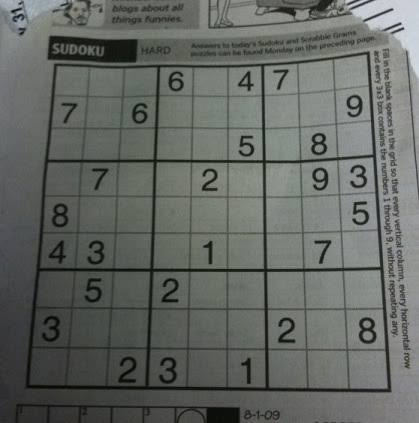
#> input picture sudoku.png, 419 x 423 px, found by its file name
$ python prac_0321.py
#> lines starting #> are read from the running program, lines starting #| are printed output that depends on the picture; after the words box and inside, x2 and y2 are one past the last pixel; in counts of white or black regions, pixels touching at a corner belong together
import cv2 as cv
import numpy as np
from matplotlib import pyplot as plt

img_bgr = cv.imread('prac_0316/sudoku.png')
#> img_bgr is the input picture: shape (423, 419, 3); mean B, G, R 99.1, 103.3, 99.8
img_rgb = cv.cvtColor(img_bgr, cv.COLOR_BGR2RGB)
img_gray = cv.imread('prac_0316/sudoku.png', cv.IMREAD_GRAYSCALE)
#> img_gray: shape (423, 419); min 0, max 218, mean 101.8

hist_r = cv.calcHist([img_bgr], [2], None, [256], [0, 255])
#> hist_r = 256 values, max 2393 at index 100, min 0 at index 0, mean 692.3
hist_g = cv.calcHist([img_bgr], [1], None, [256], [0, 255])
#> hist_g = 256 values, max 2260 at index 108, min 0 at index 0, mean 692.3
hist_b = cv.calcHist([img_bgr], [0], None, [256], [0, 255])
#> hist_b = 256 values, max 2449 at index 96, min 0 at index 226, mean 692.3
hist_gray = cv.calcHist([img_gray], [0], None, [256], [0, 255])
#> hist_gray = 256 values, max 3749 at index 99, min 0 at index 1, mean 692.3

ret_otsu, thresh1 = cv.threshold(img_gray, 0, 255, cv.THRESH_BINARY)
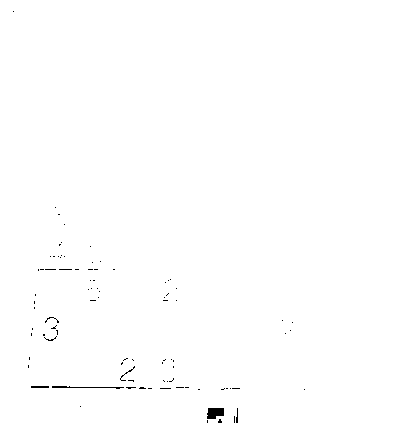
#> thresh1: shape (423, 419); 99.6% white; 88 black regions (82 under 20 px), largest, box (x1, y1, x2, y2) and area: (207, 408, 224, 419) 157, (52, 386, 124, 389) 92, (31, 386, 49, 388) 36, (120, 366, 135, 381) 29, (45, 317, 59, 323) 21, (236, 408, 238, 423) 21

plt.subplot(1,3,1)
plt.imshow(img_gray, cmap='gray')
plt.subplot(1,3,2)
plt.plot(hist_gray, color='gray')
plt.subplot(1,3,3)
plt.imshow(thresh1, cmap='gray')
plt.show()
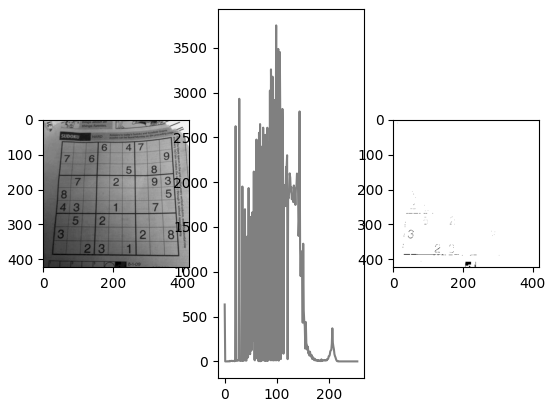
#> figure drawn by matplotlib, 3 panels; panel 2: curve peaks at x = 99, y = 3749

img = cv.imread('prac_0316/sudoku.png',0)
img = cv.medianBlur(img,5)  #주변 픽셀값에 의한 보정, noise 줄어드는 효과 (interpolation)
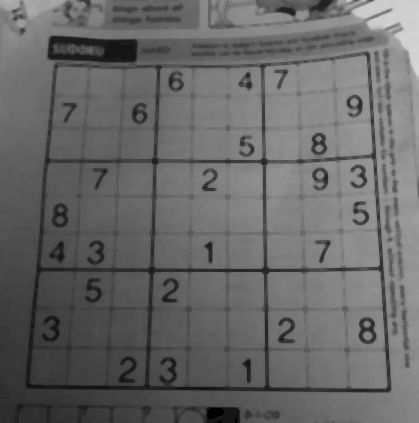
#> img: shape (423, 419); min 0, max 214, mean 103.5
ret,th1 = cv.threshold(img,127,255,cv.THRESH_BINARY)
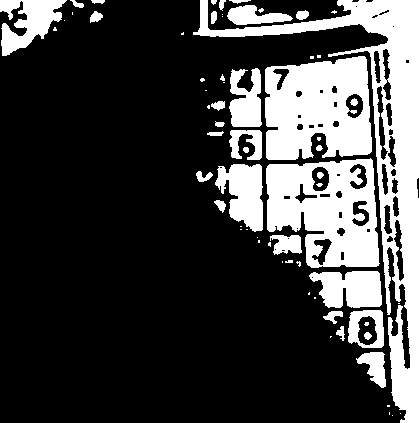
#> th1: shape (423, 419); 25.6% white; 67 white regions (33 under 20 px), largest, box (x1, y1, x2, y2) and area: (193, 0, 419, 423) 15552, (265, 56, 372, 160) 8865, (266, 158, 380, 268) 8532
th2 = cv.adaptiveThreshold(img,255,cv.ADAPTIVE_THRESH_MEAN_C,\
            cv.THRESH_BINARY,11,2)  # 11은 11x11 pixel, 2는 보정을 위해서 뺌...?
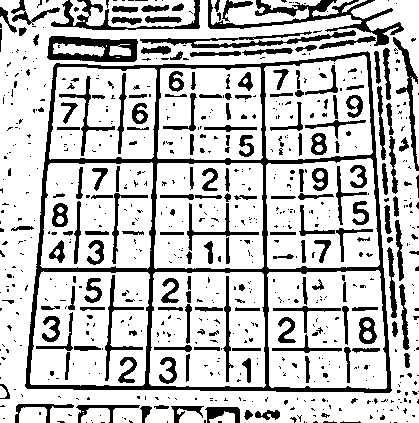
#> th2: shape (423, 419); 76.5% white; 718 black regions (528 under 20 px), largest, box (x1, y1, x2, y2) and area: (25, 51, 392, 393) 10266, (208, 0, 404, 46) 2019, (47, 36, 138, 62) 1376
th3 = cv.adaptiveThreshold(img,255,cv.ADAPTIVE_THRESH_GAUSSIAN_C,\
            cv.THRESH_BINARY,11,2)
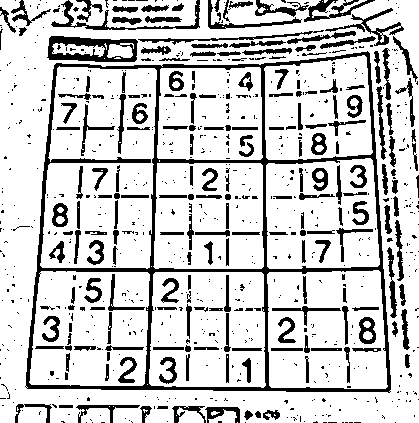
#> th3: shape (423, 419); 80% white; 798 black regions (585 under 20 px), largest, box (x1, y1, x2, y2) and area: (25, 51, 391, 393) 9352, (47, 36, 138, 62) 1241, (51, 0, 200, 30) 698
titles = ['Original Image', 'Global Thresholding (v = 127)',
            'Adaptive Mean Thresholding', 'Adaptive Gaussian Thresholding']
images = [img, th1, th2, th3]
for i in range(4):
    plt.subplot(2,2,i+1),plt.imshow(images[i],'gray')
    plt.title(titles[i])
    plt.xticks([]),plt.yticks([])
plt.show()

img = cv.imread('prac_0321/wiki.jpg',0)
#> (the run stopped early here; a loop or call above may not have finished)
